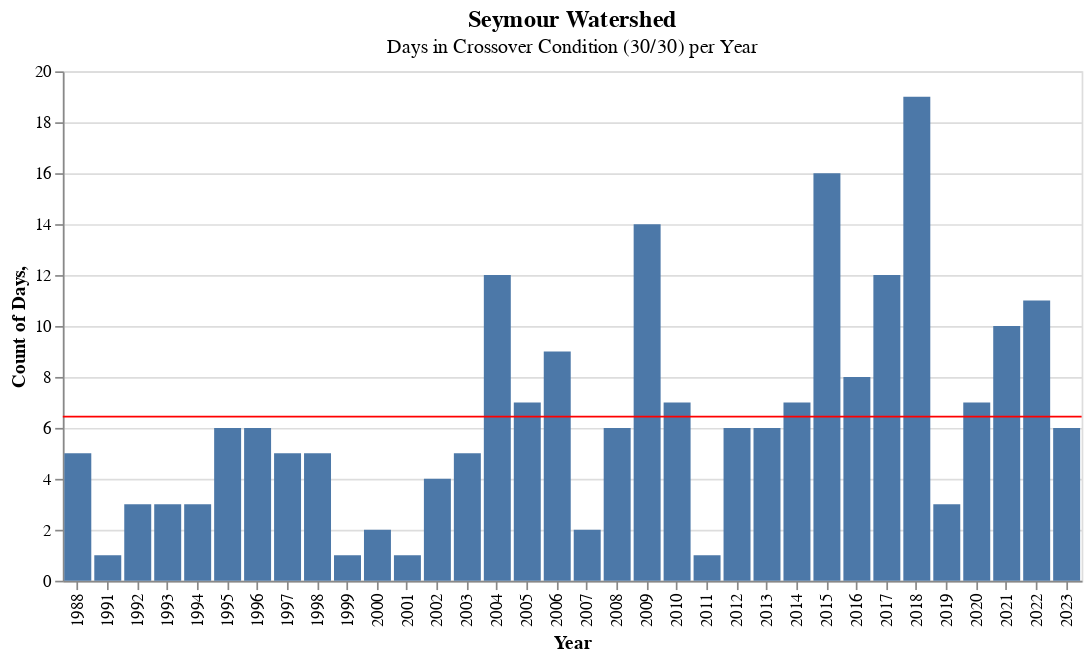

The notebook cell this image was saved under:
### Code cell
title = alt.TitleParams(
   text='Seymour Watershed',
   subtitle="Days in Crossover Condition (30/30) per Year",
   anchor='middle',
   fontSize=14,
   fontWeight='bold')

bar = alt.Chart(df_co, title=title).mark_bar().encode(
    alt.X('year:O', title='Year'),
    alt.Y('crossover_count:Q', title = 'Count of Days')
)

rule = alt.Chart(df_co).mark_rule(color='red').encode(
    alt.Y('mean(crossover_count):Q', title= ' ')
)

(bar + rule).properties(width=600)

### Figure 1 — Vega-Lite specification as saved in the notebook (floating-point values rounded to 4 significant figures)
{"config": {"view": {"continuousWidth": 400, "continuousHeight": 300}}, "layer": [{"mark": "bar", "encoding": {"x": {"field": "year", "title": "Year", "type": "ordinal"}, "y": {"field": "crossover_count", "title": "Count of Days", "type": "quantitative"}}, "title": {"text": "Seymour Watershed", "anchor": "middle", "fontSize": 14, "fontWeight": "bold", "subtitle": "Days in Crossover Condition (30/30) per Year"}}, {"mark": {"type": "rule", "color": "red"}, "encoding": {"y": {"aggregate": "mean", "field": "crossover_count", "title": " ", "type": "quantitative"}}}], "data": {"name": "data-94ff526df4f722e1f24922c651989a43"}, "width": 600, "$schema": "https://vega.github.io/schema/vega-lite/v4.17.0.json", "datasets": {"data-94ff526df4f722e1f24922c651989a43": [{"year": 1988, "crossover_count": 5}, {"year": 1991, "crossover_count": 1}, {"year": 1992, "crossover_count": 3}, {"year": 1993, "crossover_count": 3}, {"year": 1994, "crossover_count": 3}, {"year": 1995, "crossover_count": 6}, {"year": 1996, "crossover_count": 6}, {"year": 1997, "crossover_count": 5}, {"year": 1998, "crossover_count": 5}, {"year": 1999, "crossover_count": 1}, {"year": 2000, "crossover_count": 2}, {"year": 2001, "crossover_count": 1}, {"year": 2002, "crossover_count": 4}, {"year": 2003, "crossover_count": 5}, {"year": 2004, "crossover_count": 12}, {"year": 2005, "crossover_count": 7}, {"year": 2006, "crossover_count": 9}, {"year": 2007, "crossover_count": 2}, {"year": 2008, "crossover_count": 6}, {"year": 2009, "crossover_count": 14}, {"year": 2010, "crossover_count": 7}, {"year": 2011, "crossover_count": 1}, {"year": 2012, "crossover_count": 6}, {"year": 2013, "crossover_count": 6}, {"year": 2014, "crossover_count": 7}, {"year": 2015, "crossover_count": 16}, {"year": 2016, "crossover_count": 8}, {"year": 2017, "crossover_count": 12}, {"year": 2018, "crossover_count": 19}, {"year": 2019, "crossover_count": 3}, {"year": 2020, "crossover_count": 7}, {"year": 2021, "crossover_count": 10}, {"year": 2022, "crossover_count": 11}, {"year": 2023, "crossover_count": 6}]}}
